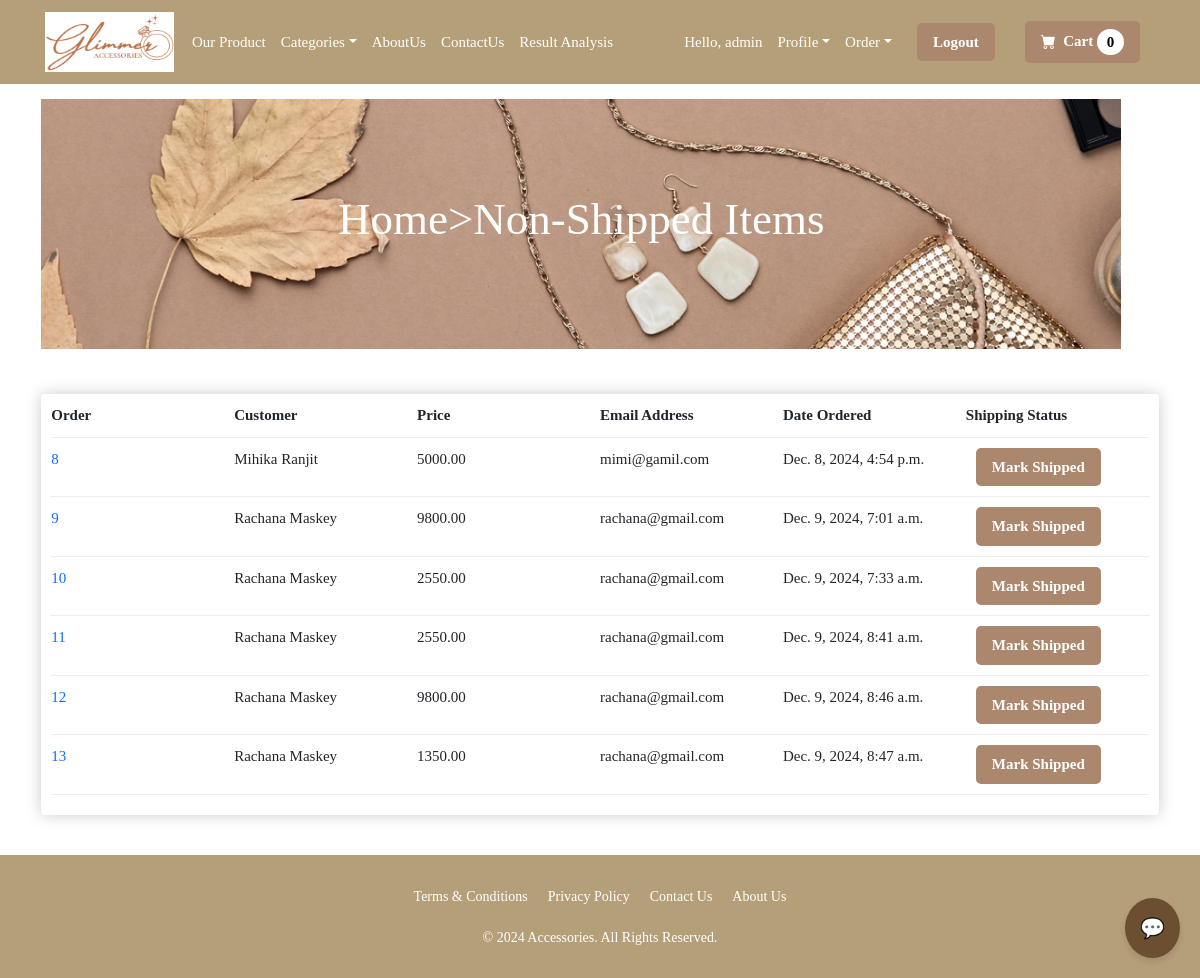
Page /payment/not_shipped_dash (signed in) on the committed database.
### payment/models.py (models this page shows, shortened)
class Order(models.Model):
    user=models.ForeignKey(User,on_delete=models.CASCADE,null=True,blank=True)
    full_name=models.CharField(max_length=250)
    email=models.EmailField(max_length=250)
    shipping_address=models.TextField(max_length=15000)
    amount_paid=models.DecimalField(max_digits=10,decimal_places=2)
    date_ordered=models.DateTimeField(auto_now_add=True)
    shipped=models.BooleanField(default=False)
    date_shipped=models.DateTimeField(blank=True,null=True)

### payment/views.py (the view, shortened to what this page needs)
# urls.py: path('not_shipped_dash', views.not_shipped_dash, name='not_shipped_dash'),
def not_shipped_dash(request):
    if request.user.is_authenticated and request.user.is_superuser:
        orders=Order.objects.filter(shipped=False)
        return render(request, "payment/not_shipped_dash.html", {"orders":orders})
    else:
        messages.success(request,"Access Denied")
        return redirect('home')

### cart/cart.py (called while the page is built)
    def __len__(self):
        return len(self.cart)

### cart/context_processors.py (called while the page is built)
def cart(request):
    return{'cart':Cart(request)}

### payment/templates/payment/not_shipped_dash.html (shortened to what this page needs)
{%extends 'main.html' %}
{%load static%}
{%block content%}
<html>
</html>
<header class="py-5">
    <div class="container">
            <div id="slider" style="height: 250px;">
                <figure>
                    <img src="{% static 'images/4.jpg' %}" alt="Image 1">
                </figure>
                <div class="overlay">
                    <h1>Home>Non-Shipped Items</h1>
                </div>
    </div>
</header>
<div class="container" style="margin-bottom: 40px;">
    <div class="box-element">
        <div class="cart-row">
            <div style="flex:3"><strong>Order</strong></div>
            <div style="flex:3"><strong>Customer</strong></div>
            <div style="flex:3"><strong>Price</strong></div>
            <div style="flex:3"><strong>Email Address</strong></div>
            <div style="flex:3"><strong>Date Ordered</strong></div>
            <div style="flex:3"><strong>Shipping Status</strong></div>
        </div>
        {% for item in orders %}
            <div class="cart-row">
                <div style="flex:3"><a href="{%url 'orders' item.id%}">{{item.id}}</a></div>
                <div style="flex:3">{{item.full_name}}</div>
                <div style="flex:3">{{item.amount_paid}}</div>
                <div style="flex:3">{{item.email}}</div>
                <div style="flex:3">{{item.date_ordered}}</div>
                <div style="flex:3">
                    <form method="POST">
                        <button type="submit" class="custom-login-button">Mark Shipped</button>
                    </form>
                </div>
            </div>
        {%endfor%}
    </div>
</div>
{%endblock content%}

### ecommerce/templates/navbar.html (shortened to what this page needs)
{%load static%}
<nav class="navbar navbar-expand-lg navbar-light bg-light" >
    <div class="container-fluid px-4 px-lg-5">
        <a class="navbar-brand me-auto" href="{%url 'home'%}">
            <img id="logo" src="{% static 'images/logo1.png'%}" alt="picture" >
        </a>
        <div class="collapse navbar-collapse" id="navbarSupportedContent">
            <ul class="navbar-nav me-auto mb-2 mb-lg-0 ms-lg-4">
                <li class="nav-item">
                    <a class="nav-link active" aria-current="page" style="color: white;" href="{%url 'allproduct'%}">Our Product</a>
                </li>
                <li class="nav-item dropdown">
                    <a class="nav-link dropdown-toggle active" id="navbarDropdown" href="#" role="button" data-bs-toggle="dropdown" aria-expanded="false" style="color: white;">Categories</a>
                </li>
                <li class="nav-item">
                    <a class="nav-link active" aria-current="page" style="color: white;" href="{%url 'about'%}">AboutUs</a>
                </li>
                <li class="nav-item">
                    <a class="nav-link active" style="color: white;" href="{%url 'contact'%}">ContactUs</a>
                </li>
                <li class="nav-item">
                    <a class="nav-link active" style="color: white;" href="{%url 'result_analysis'%}">Result Analysis</a>
                </li>
            </ul>
            <div class="d-flex align-items-center">
                {% if user.is_authenticated %}
                    <span class="text-white me-3">Hello, {{ user.username }}</span>
                    <div class="dropdown me-3">
                        <a class="nav-link dropdown-toggle text-white" href="#" id="profileDropdown" role="button" data-bs-toggle="dropdown" aria-expanded="false">Profile</a>
                    </div>
                {% if user.is_superuser %}
                    <div class="dropdown me-3">
                        <a class="nav-link dropdown-toggle text-white" href="#" id="orderDropdown" role="button" data-bs-toggle="dropdown" aria-expanded="false">Order</a>
                    </div>
                {% endif %}
                    <a href="{% url 'logout' %}" class="custom-login-button me-3">Logout</a>
                {% else %}
                    <a href="{% url 'login' %}" class="custom-login-button me-3">Login/Register</a>
                {% endif %}
                    <a href="{% url 'cart_summary' %}" class="custom-login-button position-relative">
                        <i class="bi-cart-fill me-1"></i>
                        Cart
                        <span class=" badge rounded-pill" style="background-color: white; color: black;" id="cart_quantity">
                            {{ cart|length }}
                        </span>
                    </a>
            </div>
        </div>
    </div>
</nav>

### ecommerce/templates/main.html (style rules this page uses)
* { margin: 0; padding: 0; box-sizing: border-box; }

### payment/templates/payment/not_shipped_dash.html (style rules this page uses)
* { margin: 0; padding: 0; box-sizing: border-box; }
html, body { width: 100%; height: 100%; overflow-x: hidden; }
#slider { position: relative; width: 90vw; height: 70vh; overflow: hidden; }
#slider figure { display: flex; position: absolute; width: 800%; margin: 0; left: 0; top: 0; animation: sliderAnimation 15s infinite; }
#slider figure img { width: 90vw; height: 70vh; object-fit: cover; }
.overlay { position: absolute; top: 0; left: 0; width: 100%; height: 100%; background: rgba(0, 0, 0, 0); display: flex; flex-direction: column; justify-content: center; align-items: center; color: white; text-align: center; }
.overlay h1 { font-size: 3rem; margin-bottom: 10px; color: white; }

### rows in the picture
Order: id "8", full_name "Mihika Ranjit", amount_paid "5000.00", email "mimi@gamil.com", date_ordered "Dec. 8, 2024, 4:54 p.m."
Order: id "9", full_name "Rachana Maskey", amount_paid "9800.00", email "rachana@gmail.com", date_ordered "Dec. 9, 2024, 7:01 a.m."
Order: id "10", full_name "Rachana Maskey", amount_paid "2550.00", email "rachana@gmail.com", date_ordered "Dec. 9, 2024, 7:33 a.m."
Order: id "11", full_name "Rachana Maskey", amount_paid "2550.00", email "rachana@gmail.com", date_ordered "Dec. 9, 2024, 8:41 a.m."
Order: id "12", full_name "Rachana Maskey", amount_paid "9800.00", email "rachana@gmail.com", date_ordered "Dec. 9, 2024, 8:46 a.m."
Order: id "13", full_name "Rachana Maskey", amount_paid "1350.00", email "rachana@gmail.com", date_ordered "Dec. 9, 2024, 8:47 a.m."

### other values in the picture
{{ user.username }} "admin"
{{ cart|length }} "0"
